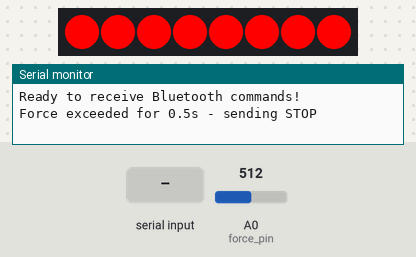
Simulated run of this sketch. Board: Arduino Uno, built with avr-gcc and run on an emulated ATmega328P. Parts: 8 RGB LEDs in strip order, left to right, the last lines printed to the serial monitor. Inputs (shaded band) come from the test bench; at power-on: A0 (force_pin) = 512.

Above: at 1.2 s.
1.3 s: "q" received over the second serial link
At 1.7 s:
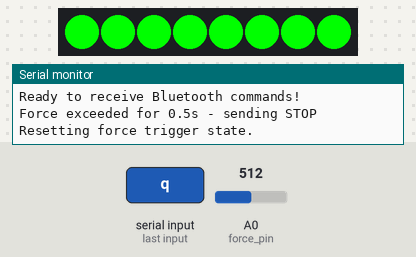
Timing chart, 0 to 4.3 s (numbered marks = the images above; inputs shaded):
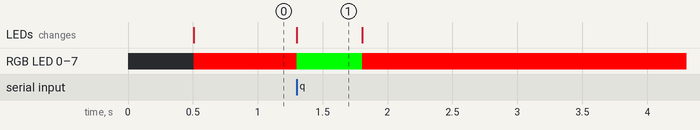

The sketch:

light_notification_system.ino
```cpp
#include <SoftwareSerial.h>
#include <Adafruit_NeoPixel.h>

// Bluetooth Module Set up
SoftwareSerial BTSerial(10, 11); // RX | TX

// LED Light Strip Set Up
#define PIN 6
#define NUM_LED 8
int color = 0;
Adafruit_NeoPixel strip(NUM_LED, PIN, NEO_GRB + NEO_KHZ800);

// Force Sensor Set Up
const int force_pin = A0;
const int force_threshold = 450; // Resting Value: 200-400
unsigned long force_exceeded_start = 0;
bool force_triggered = false;

void setup() {
  Serial.begin(9600);
  BTSerial.begin(9600);

  strip.begin();

  Serial.println("Ready to receive Bluetooth commands!");
}

void loop() {
  int force_val = analogRead(force_pin);
  //Serial.println(force_val);

  if(!force_triggered && force_val > force_threshold){
    if(force_exceeded_start == 0) {
      force_exceeded_start = millis();
    } else if (millis() - force_exceeded_start > 500){
      force_triggered = true;

      BTSerial.println("1");
      Serial.println("Force exceeded for 0.5s - sending STOP");

      setLEDColor(255, 0, 0);
    }
  }

  if(force_val <= force_threshold) {
    force_exceeded_start = 0;
  }

  // Check for Bluetooth
  if (BTSerial.available()) {
    char receivedChar = BTSerial.read();  // Read one byte of data
    //Serial.print("Received: ");
    //Serial.println(receivedChar);

    if(receivedChar == 'q') {
      Serial.println("Resetting force trigger state.");
      force_triggered = false;
      force_exceeded_start = 0;
      setLEDColor(0, 255, 0);
    }

    if(!force_triggered) {
      switch(receivedChar) {
      case '1':   // RED
        setLEDColor(255, 0, 0);
        delay(50);
      break;

      case '2':   // YELLOW
        setLEDColor(255, 255, 0);
        delay(50);
      break;

      case '3':   // GREEN
        setLEDColor(0, 255, 0);
        delay(50);
      break;
    }
    }
  }
}

void setLEDColor(uint8_t r, uint8_t g, uint8_t b) {
  for (int i = 0; i < NUM_LED; i++) {
    strip.setPixelColor(i, r, g, b);
  }
  strip.show();
}
```

Measured:
- after the input at 1.3 s, RGB LED 0–7: RGB(255, 0, 0) → RGB(0, 255, 0) at once, → RGB(255, 0, 0) 0.50 s later; the LEDs: change at once (image 1)
- what the display in image 1 shows lasts 0.5 s, from 1.3 s to 1.8 s
